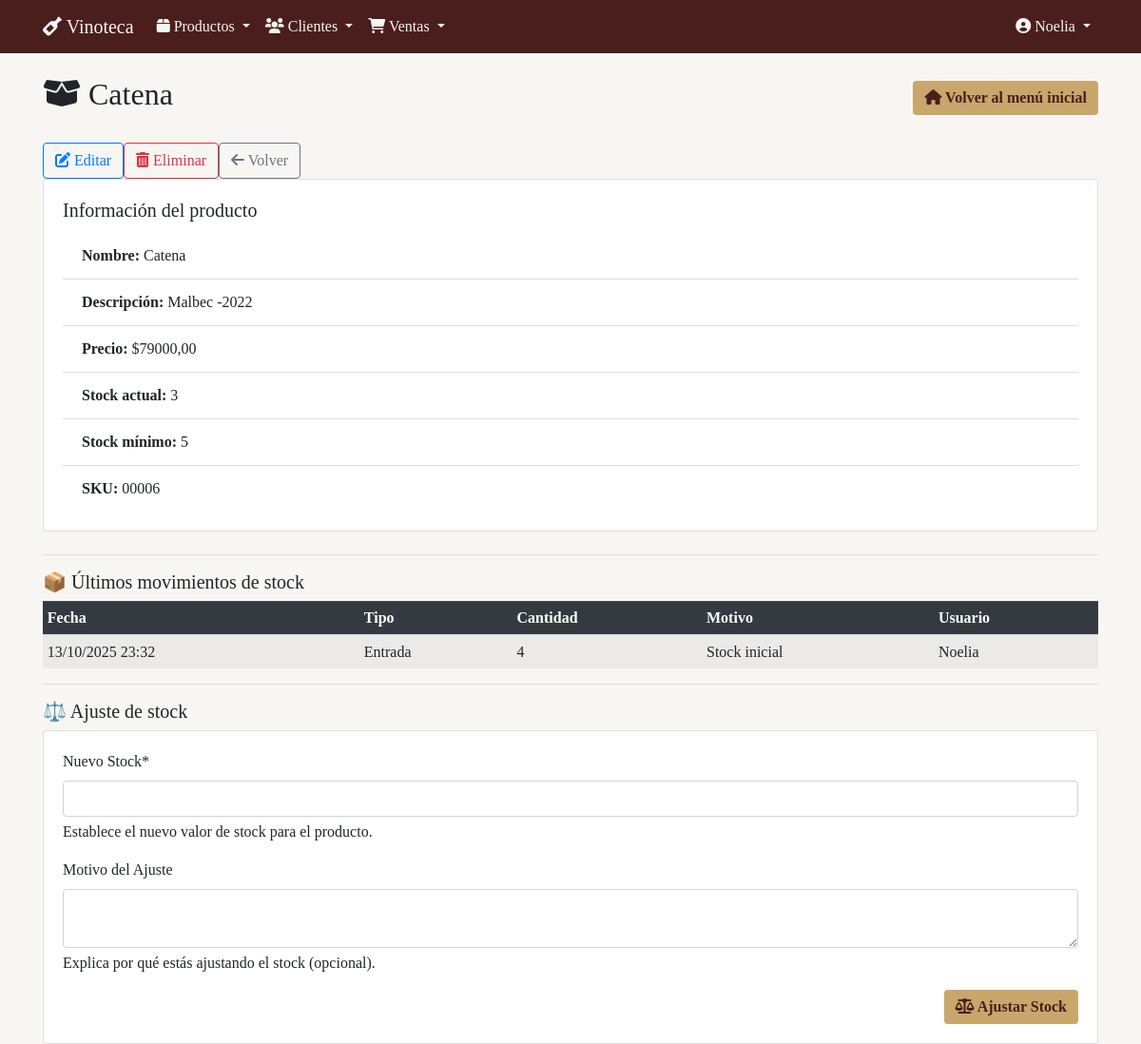
Screenshot of /productos/8/ (signed in) with the database file from the repository.
### productos/models.py (models this page shows, shortened)
class Producto(models.Model):
    nombre = models.CharField("Nombre", max_length=50)
    descripcion = models.CharField("Descripción", max_length=200)
    precio = models.DecimalField("Precio", max_digits=10, decimal_places=2)
    stock = models.PositiveIntegerField("Stock", default=0)
    stock_minimo = models.IntegerField("Stock Mínimo", default=5)
    sku = models.CharField(
        "SKU",
        max_length=50,
        unique=True,
        blank=False,
        help_text="Debe coincidir con el nombre del archivo de imagen (sin extensión)"
    )
    imagen = models.ImageField(
        "Imagen",
        upload_to=get_image_path,
        validators=[validate_image_size],
        blank=True,
        null=True,
        help_text="Formatos permitidos: jpg, png, gif. Tamaño máximo: 5MB"
    )
    fecha_creacion = models.DateTimeField("Fecha de creación", auto_now_add=True)
    fecha_actualizacion = models.DateTimeField("Fecha de actualización", auto_now=True)
    class Meta:
        verbose_name = "Producto"
        verbose_name_plural = "Productos"
        ordering = ["nombre"]

class MovimientoStock(models.Model):
    TIPO_CHOICES = [
        ("entrada", "Entrada"),
        ("salida", "Salida"),
        ("ajuste", "Ajuste"),
    ]
    producto = models.ForeignKey(
        Producto,
        on_delete=models.CASCADE,
        related_name="movimientos",
        verbose_name="Producto"
    )
    tipo = models.CharField("Tipo", max_length=50, choices=TIPO_CHOICES)
    cantidad = models.IntegerField("Cantidad")
    motivo = models.CharField("Motivo", max_length=200, blank=True, null=True)
    fecha = models.DateTimeField("Fecha", default=timezone.now)
    usuario = models.CharField("Usuario", max_length=50)
    class Meta:
        verbose_name = "Movimiento de Stock"
        verbose_name_plural = "Movimientos de Stock"
        ordering = ["-fecha"]

### productos/views.py (the view)
# urls.py: path('<int:pk>/', views.ProductoDetailView.as_view(), name='producto_detail'),
class ProductoDetailView(LoginRequiredMixin, PermissionRequiredMixin, DetailView):
    model = Producto
    template_name = 'productos/producto_detail.html'
    context_object_name = 'producto'
    permission_required = 'productos.view_producto'
    def get_context_data(self, **kwargs):
        context = super().get_context_data(**kwargs)
        context['movimientos'] = MovimientoStock.objects.filter(producto=self.object).order_by('-fecha')[:10]
        context['form_ajuste'] = AjusteStockForm()
        return context

### productos/forms.py (shortened to what this page needs)
class AjusteStockForm(forms.Form):
    cantidad = forms.IntegerField(
        min_value=0,
        label="Nuevo Stock",
        help_text="Establece el nuevo valor de stock para el producto."
    )
    motivo = forms.CharField(
        required=False,
        widget=forms.Textarea(attrs={'rows': 2}),
        label="Motivo del Ajuste",
        help_text="Explica por qué estás ajustando el stock (opcional)."
    )
    def __init__(self, *args, **kwargs):
        self.producto = kwargs.pop('producto', None)
        super().__init__(*args, **kwargs)
        self.helper = BaseFormHelper()
        stock_info = ""
        self.helper.layout = Layout(
            HTML(stock_info),
            Field('cantidad'),
            Field('motivo'),
            ButtonHolder(
                Submit('submit', 'Ajustar Stock', css_class='btn btn-warning'),
                HTML('<a href="{{ request.META.HTTP_REFERER }}" class="btn btn-secondary">Cancelar</a>')
            )
        )

### templates/productos/producto_detail.html (shortened to what this page needs)
{% extends 'base.html' %}
{% load crispy_forms_tags %}
{% block header %}<i class="fas fa-box-open"></i> {{ producto.nombre }}{% endblock %}
{% block extra_buttons %}
<div class="d-flex gap-2">
  <a href="{% url 'productos:producto_update' producto.pk %}" class="btn btn-outline-primary">
    <i class="fas fa-edit"></i> Editar
  </a>
  <a href="{% url 'productos:producto_delete' producto.pk %}" class="btn btn-outline-danger">
    <i class="fas fa-trash-alt"></i> Eliminar
  </a>
  <a href="{% url 'productos:producto_list' %}" class="btn btn-outline-secondary">
    <i class="fas fa-arrow-left"></i> Volver
  </a>
</div>
{% endblock %}
{% block content %}
<div class="card mb-4">
  <div class="card-body">
    <h5 class="card-title">Información del producto</h5>
    <ul class="list-group list-group-flush">
      <li class="list-group-item"><strong>Nombre:</strong> {{ producto.nombre }}</li>
      <li class="list-group-item"><strong>Descripción:</strong> {{ producto.descripcion }}</li>
      <li class="list-group-item"><strong>Precio:</strong> ${{ producto.precio }}</li>
      <li class="list-group-item"><strong>Stock actual:</strong> {{ producto.stock }}</li>
      <li class="list-group-item"><strong>Stock mínimo:</strong> {{ producto.stock_minimo }}</li>
      <li class="list-group-item"><strong>SKU:</strong> {{ producto.sku }}</li>
    </ul>
  </div>
</div>
<hr>
<h5>📦 Últimos movimientos de stock</h5>
<table class="table table-sm table-striped">
  <thead class="table-dark">
    <tr>
      <th>Fecha</th>
      <th>Tipo</th>
      <th>Cantidad</th>
      <th>Motivo</th>
      <th>Usuario</th>
    </tr>
  </thead>
  <tbody>
    {% for movimiento in movimientos %}
    <tr>
      <td>{{ movimiento.fecha|date:"d/m/Y H:i" }}</td>
      <td>{{ movimiento.tipo }}</td>
      <td>{{ movimiento.cantidad }}</td>
      <td>{{ movimiento.motivo }}</td>
      <td>{{ movimiento.usuario }}</td>
    </tr>
    {% empty %}
    <tr>
      <td colspan="5" class="text-center">No hay movimientos registrados.</td>
    </tr>
    {% endfor %}
  </tbody>
</table>
<hr>
<h5>⚖️ Ajuste de stock</h5>
<div class="card">
  <div class="card-body">
    <form method="post" action="{% url 'productos:ajustar_stock' producto.pk %}">
      {{ form_ajuste|crispy }}
      <div class="mt-3 d-flex justify-content-end">
        <button type="submit" class="btn btn-vinoteca">
          <i class="fas fa-balance-scale"></i> Ajustar Stock
        </button>
      </div>
    </form>
  </div>
</div>
{% endblock %}

### templates/base.html (shortened to what this page needs)
{% load bootstrap4 %}
{% load static %}
<!DOCTYPE html>
<html lang="es">
<head>
    {% bootstrap_css %}
    <link rel="stylesheet" href="https://cdnjs.cloudflare.com/ajax/libs/font-awesome/6.0.0/css/all.min.css">
</head>
<body>
    <nav class="navbar navbar-expand-lg">
        <div class="container">
            <a class="navbar-brand" href="{% url 'productos:producto_list' %}">
                <i class="fas fa-wine-bottle"></i> Vinoteca
            </a>
            <div class="collapse navbar-collapse" id="navbarNav">
                {% if user.is_authenticated %}
                <ul class="navbar-nav mr-auto">
                    <li class="nav-item dropdown">
                        <a class="nav-link dropdown-toggle" href="#" id="productosDropdown" role="button" data-toggle="dropdown" aria-haspopup="true" aria-expanded="false">
                            <i class="fas fa-box"></i> Productos
                        </a>
                    </li>
                    <li class="nav-item dropdown">
                        <a class="nav-link dropdown-toggle" href="#" id="clientesDropdown" role="button" data-toggle="dropdown" aria-haspopup="true" aria-expanded="false">
                            <i class="fas fa-users"></i> Clientes
                        </a>
                    </li>
                    <li class="nav-item dropdown">
                        <a class="nav-link dropdown-toggle" href="#" id="ventasDropdown" role="button" data-toggle="dropdown" aria-haspopup="true" aria-expanded="false">
                            <i class="fas fa-shopping-cart"></i> Ventas
                        </a>
                    </li>
                </ul>
                {% endif %}
                <ul class="navbar-nav ml-auto">
                    {% if user.is_authenticated %}
                        <li class="nav-item dropdown">
                            <a class="nav-link dropdown-toggle" href="#" id="userDropdown" role="button" data-toggle="dropdown" aria-haspopup="true" aria-expanded="false">
                                <i class="fas fa-user-circle"></i> {{ user.username }}
                            </a>
                        </li>
                    {% else %}
                        <li class="nav-item">
                            <a class="nav-link" href="{% url 'login' %}">
                                <i class="fas fa-sign-in-alt"></i> Iniciar sesión
                            </a>
                        </li>
                    {% endif %}
                </ul>
            </div>
        </div>
    </nav>
    <div class="container mt-4 content-wrapper">
        <div class="d-flex justify-content-between align-items-center mb-4">
            <h2>{% block header %}{% endblock %}</h2>
            <a href="{% url 'home' %}" class="btn btn-vinoteca">
                <i class="fas fa-home"></i> Volver al menú inicial
            </a>
        </div>
        {% block extra_buttons %}{% endblock %}
        {% block content %}{% endblock %}
    </div>
</body>
</html>

### templates/base.html (style rules this page uses)
body { background-color: #F8F6F3; font-family: Georgia, serif; }
.navbar { background-color: #4B1E1E; }
.navbar-brand, .nav-link, .dropdown-item { color: #F8F6F3 !important; }
.btn-vinoteca { background-color: #C9A66B; color: #4B1E1E; border: none; font-weight: bold; }

### rows the page displays
Producto: nombre "Catena", descripcion "Malbec -2022", precio "79000,00", stock "3", stock_minimo "5", sku "00006"
MovimientoStock: fecha "13/10/2025 23:32", tipo "Entrada", cantidad "4", motivo "Stock inicial", usuario "Noelia"

### other values shown
{{ user.username }} "Noelia"
